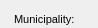
      <widget class="QWidget" name="Additionalinformation_15">
       <property name="geometry">
        <rect>
         <x>0</x>
         <y>0</y>
         <width>98</width>
         <height>28</height>
        </rect>
       </property>
       <attribute name="label">
        <string>Additional information</string>
       </attribute>
       <widget class="QLabel" name="label_streetaxis2_id">
        <property name="geometry">
         <rect>
          <x>14</x>
          <y>60</y>
          <width>83</width>
          <height>22</height>
         </rect>
        </property>
        <property name="font">
         <font>
          <pointsize>8</pointsize>
         </font>
        </property>
        <property name="frameShape">
         <enum>QFrame::NoFrame</enum>
        </property>
        <property name="frameShadow">
         <enum>QFrame::Plain</enum>
        </property>
        <property name="text">
         <string>Street 2:</string>
        </property>
        <property name="textFormat">
         <enum>Qt::AutoText</enum>
        </property>
        <property name="scaledContents">
         <bool>false</bool>
        </property>
        <property name="alignment">
         <set>Qt::AlignLeading|Qt::AlignLeft|Qt::AlignVCenter</set>
        </property>
        <property name="margin">
         <number>3</number>
        </property>
       </widget>
       <widget class="QLabel" name="label_comment">
        <property name="geometry">
         <rect>
          <x>15</x>
          <y>170</y>
          <width>90</width>
          <height>22</height>
         </rect>
        </property>
        <property name="font">
         <font>
          <pointsize>8</pointsize>
         </font>
        </property>
        <property name="frameShape">
         <enum>QFrame::NoFrame</enum>
        </property>
        <property name="frameShadow">
         <enum>QFrame::Plain</enum>
        </property>
        <property name="text">
         <string>Comment:</string>
        </property>
        <property name="textFormat">
         <enum>Qt::AutoText</enum>
        </property>
        <property name="scaledContents">
         <bool>false</bool>
        </property>
        <property name="alignment">
         <set>Qt::AlignLeading|Qt::AlignLeft|Qt::AlignVCenter</set>
        </property>
        <property name="margin">
         <number>3</number>
        </property>
       </widget>
       <widget class="QLabel" name="label_streetaxis_id">
        <property name="geometry">
         <rect>
          <x>14</x>
          <y>33</y>
          <width>99</width>
          <height>22</height>
         </rect>
        </property>
        <property name="font">
         <font>
          <pointsize>8</pointsize>
         </font>
        </property>
        <property name="frameShape">
         <enum>QFrame::NoFrame</enum>
        </property>
        <property name="frameShadow">
         <enum>QFrame::Plain</enum>
        </property>
        <property name="text">
         <string>Street:</string>
        </property>
        <property name="textFormat">
         <enum>Qt::AutoText</enum>
        </property>
        <property name="scaledContents">
         <bool>false</bool>
        </property>
        <property name="alignment">
         <set>Qt::AlignLeading|Qt::AlignLeft|Qt::AlignVCenter</set>
        </property>
        <property name="margin">
         <number>3</number>
        </property>
       </widget>
       <widget class="QLineEdit" name="postcode">
        <property name="geometry">
         <rect>
          <x>440</x>
          <y>10</y>
          <width>126</width>
          <height>18</height>
         </rect>
        </property>
        <property name="font">
         <font>
          <pointsize>8</pointsize>
         </font>
        </property>
        <property name="inputMask">
         <string/>
        </property>
        <property name="text">
         <string/>
        </property>
        <property name="frame">
         <bool>true</bool>
        </property>
       </widget>
       <widget class="QLabel" name="label_postcode">
        <property name="geometry">
         <rect>
          <x>360</x>
          <y>10</y>
          <width>83</width>
          <height>22</height>
         </rect>
        </property>
        <property name="font">
         <font>
          <pointsize>8</pointsize>
         </font>
        </property>
        <property name="frameShape">
         <enum>QFrame::NoFrame</enum>
        </property>
        <property name="frameShadow">
         <enum>QFrame::Plain</enum>
        </property>
        <property name="text">
         <string>Postcode:</string>
        </property>
        <property name="textFormat">
         <enum>Qt::AutoText</enum>
        </property>
        <property name="scaledContents">
         <bool>false</bool>
        </property>
        <property name="alignment">
         <set>Qt::AlignLeading|Qt::AlignLeft|Qt::AlignVCenter</set>
        </property>
        <property name="margin">
         <number>3</number>
        </property>
       </widget>
       <widget class="QLineEdit" name="num_value">
        <property name="geometry">
         <rect>
          <x>440</x>
          <y>245</y>
          <width>126</width>
          <height>18</height>
         </rect>
        </property>
        <property name="echoMode">
         <enum>QLineEdit::Normal</enum>
        </property>
       </widget>
       <widget class="QLineEdit" name="postcomplement">
        <property name="geometry">
         <rect>
          <x>505</x>
          <y>35</y>
          <width>60</width>
          <height>18</height>
         </rect>
        </property>
        <property name="font">
         <font>
          <pointsize>8</pointsize>
         </font>
        </property>
        <property name="inputMask">
         <string/>
        </property>
        <property name="text">
         <string/>
        </property>
        <property name="frame">
         <bool>true</bool>
        </property>
       </widget>
       <widget class="QLabel" name="label_muni_id">
        <property name="geometry">
         <rect>
          <x>14</x>
          <y>8</y>
          <width>90</width>
          <height>22</height>
         </rect>
        </property>
        <property name="font">
         <font>
          <pointsize>8</pointsize>
         </font>
        </property>
        <property name="frameShape">
         <enum>QFrame::NoFrame</enum>
        </property>
        <property name="frameShadow">
         <enum>QFrame::Plain</enum>
        </property>
        <property name="text">
         <string>Municipality:</string>
        </property>
        <property name="textFormat">
         <enum>Qt::AutoText</enum>
        </property>
        <property name="scaledContents">
         <bool>false</bool>
        </property>
        <property name="alignment">
         <set>Qt::AlignLeading|Qt::AlignLeft|Qt::AlignVCenter</set>
        </property>
        <property name="margin">
         <number>3</number>
        </property>
       </widget>
       <widget class="QComboBox" name="muni_id">
        <property name="geometry">
         <rect>
          <x>115</x>
          <y>10</y>
          <width>235</width>
          <height>18</height>
         </rect>
        </property>
        <property name="font">
         <font>
          <pointsize>8</pointsize>
         </font>
        </property>
       </widget>
       <widget class="QLineEdit" name="postcomplement2">
        <property name="geometry">
         <rect>
          <x>505</x>
          <y>60</y>
          <width>60</width>
          <height>18</height>
         </rect>
        </property>
        <property name="font">
         <font>
          <pointsize>8</pointsize>
         </font>
        </property>
        <property name="inputMask">
         <string/>
        </property>
        <property name="text">
         <string/>
        </property>
        <property name="frame">
         <bool>true</bool>
        </property>
       </widget>
       <widget class="QComboBox" name="streetaxis2_id">
        <property name="geometry">
         <rect>
          <x>115</x>
          <y>60</y>
          <width>235</width>
          <height>18</height>
         </rect>
        </property>
        <property name="font">
         <font>
          <pointsize>8</pointsize>
         </font>
        </property>
       </widget>
       <widget class="QLabel" name="label_postnumber">
        <property name="geometry">
         <rect>
          <x>360</x>
          <y>33</y>
          <width>83</width>
          <height>22</height>
         </rect>
        </property>
        <property name="font">
         <font>
          <pointsize>8</pointsize>
         </font>
        </property>
        <property name="frameShape">
         <enum>QFrame::NoFrame</enum>
        </property>
        <property name="frameShadow">
         <enum>QFrame::Plain</enum>
        </property>
        <property name="text">
         <string>Postnumber:</string>
        </property>
        <property name="textFormat">
         <enum>Qt::AutoText</enum>
        </property>
        <property name="scaledContents">
         <bool>false</bool>
        </property>
        <property name="alignment">
         <set>Qt::AlignLeading|Qt::AlignLeft|Qt::AlignVCenter</set>
        </property>
        <property name="margin">
         <number>3</number>
        </property>
       </widget>
       <widget class="QLabel" name="label_num_value">
        <property name="geometry">
         <rect>
          <x>360</x>
          <y>243</y>
          <width>90</width>
          <height>22</height>
         </rect>
        </property>
        <property name="font">
         <font>
          <pointsize>8</pointsize>
         </font>
        </property>
        <property name="frameShape">
         <enum>QFrame::NoFrame</enum>
        </property>
        <property name="frameShadow">
         <enum>QFrame::Plain</enum>
        </property>
        <property name="text">
         <string>Numeric value:</string>
        </property>
        <property name="textFormat">
         <enum>Qt::AutoText</enum>
        </property>
        <property name="scaledContents">
         <bool>false</bool>
        </property>
        <property name="alignment">
         <set>Qt::AlignLeading|Qt::AlignLeft|Qt::AlignVCenter</set>
        </property>
        <property name="margin">
         <number>3</number>
        </property>
       </widget>
       <widget class="QTextEdit" name="annotation">
        <property name="geometry">
         <rect>
          <x>115</x>
          <y>85</y>
          <width>451</width>
          <height>32</height>
         </rect>
        </property>
        <property name="frameShape">
         <enum>QFrame::StyledPanel</enum>
        </property>
        <property name="frameShadow">
         <enum>QFrame::Raised</enum>
        </property>
       </widget>
       <widget class="QLabel" name="label_link">
        <property name="geometry">
         <rect>
          <x>15</x>
          <y>243</y>
          <width>90</width>
          <height>22</height>
         </rect>
        </property>
        <property name="font">
         <font>
          <pointsize>8</pointsize>
         </font>
        </property>
        <property name="frameShape">
         <enum>QFrame::NoFrame</enum>
        </property>
        <property name="frameShadow">
         <enum>QFrame::Plain</enum>
        </property>
        <property name="text">
         <string>Link:</string>
        </property>
        <property name="textFormat">
         <enum>Qt::AutoText</enum>
        </property>
        <property name="scaledContents">
         <bool>false</bool>
        </property>
        <property name="alignment">
         <set>Qt::AlignLeading|Qt::AlignLeft|Qt::AlignVCenter</set>
        </property>
        <property name="margin">
         <number>3</number>
        </property>
       </widget>
       <widget class="QLabel" name="label_observ">
        <property name="geometry">
         <rect>
          <x>15</x>
          <y>130</y>
          <width>90</width>
          <height>22</height>
         </rect>
        </property>
        <property name="font">
         <font>
          <pointsize>8</pointsize>
         </font>
        </property>
        <property name="frameShape">
         <enum>QFrame::NoFrame</enum>
        </property>
        <property name="frameShadow">
         <enum>QFrame::Plain</enum>
        </property>
        <property name="text">
         <string>Observation:</string>
        </property>
        <property name="textFormat">
         <enum>Qt::AutoText</enum>
        </property>
        <property name="scaledContents">
         <bool>false</bool>
        </property>
        <property name="alignment">
         <set>Qt::AlignLeading|Qt::AlignLeft|Qt::AlignVCenter</set>
        </property>
        <property name="margin">
         <number>3</number>
        </property>
       </widget>
       <widget class="QLabel" name="label_annotation">
        <property name="geometry">
         <rect>
          <x>15</x>
          <y>90</y>
          <width>90</width>
          <height>22</height>
         </rect>
        </property>
        <property name="font">
         <font>
          <pointsize>8</pointsize>
         </font>
        </property>
        <property name="frameShape">
         <enum>QFrame::NoFrame</enum>
        </property>
        <property name="frameShadow">
         <enum>QFrame::Plain</enum>
        </property>
        <property name="text">
         <string>Annotation:</string>
        </property>
        <property name="textFormat">
         <enum>Qt::AutoText</enum>
        </property>
        <property name="scaledContents">
         <bool>false</bool>
        </property>
        <property name="alignment">
         <set>Qt::AlignLeading|Qt::AlignLeft|Qt::AlignVCenter</set>
        </property>
        <property name="margin">
         <number>3</number>
        </property>
       </widget>
       <widget class="QLineEdit" name="postnumber2">
        <property name="geometry">
         <rect>
          <x>440</x>
          <y>60</y>
          <width>60</width>
          <height>18</height>
         </rect>
        </property>
        <property name="font">
         <font>
          <pointsize>8</pointsize>
         </font>
        </property>
        <property name="inputMask">
         <string/>
        </property>
        <property name="text">
         <string/>
        </property>
        <property name="frame">
         <bool>true</bool>
        </property>
       </widget>
       <widget class="QComboBox" name="streetaxis_id">
        <property name="geometry">
         <rect>
          <x>115</x>
          <y>35</y>
          <width>235</width>
          <height>18</height>
         </rect>
        </property>
        <property name="font">
         <font>
          <pointsize>8</pointsize>
         </font>
        </property>
       </widget>
       <widget class="QLineEdit" name="postnumber">
        <property name="geometry">
         <rect>
          <x>440</x>
          <y>35</y>
          <width>60</width>
          <height>18</height>
         </rect>
        </property>
        <property name="font">
         <font>
          <pointsize>8</pointsize>
         </font>
        </property>
        <property name="inputMask">
         <string/>
        </property>
        <property name="text">
         <string/>
        </property>
        <property name="frame">
         <bool>true</bool>
        </property>
       </widget>
       <widget class="QTextEdit" name="observ">
        <property name="geometry">
         <rect>
          <x>115</x>
          <y>125</y>
          <width>451</width>
          <height>32</height>
         </rect>
        </property>
       </widget>
       <widget class="QLabel" name="label_postnumber2">
        <property name="geometry">
         <rect>
          <x>360</x>
          <y>55</y>
          <width>85</width>
          <height>22</height>
         </rect>
        </property>
        <property name="font">
         <font>
          <pointsize>8</pointsize>
         </font>
        </property>
        <property name="frameShape">
         <enum>QFrame::NoFrame</enum>
        </property>
        <property name="frameShadow">
         <enum>QFrame::Plain</enum>
        </property>
        <property name="text">
         <string>Postnumber 2:</string>
        </property>
        <property name="textFormat">
         <enum>Qt::AutoText</enum>
        </property>
        <property name="scaledContents">
         <bool>false</bool>
        </property>
        <property name="alignment">
         <set>Qt::AlignLeading|Qt::AlignLeft|Qt::AlignVCenter</set>
        </property>
        <property name="margin">
         <number>3</number>
        </property>
       </widget>
       <widget class="QLabel" name="label_descript_2">
        <property name="geometry">
         <rect>
          <x>15</x>
          <y>210</y>
          <width>91</width>
          <height>22</height>
         </rect>
        </property>
        <property name="font">
         <font>
          <pointsize>8</pointsize>
         </font>
        </property>
        <property name="frameShape">
         <enum>QFrame::NoFrame</enum>
        </property>
        <property name="frameShadow">
         <enum>QFrame::Plain</enum>
        </property>
        <property name="text">
         <string>Description:</string>
        </property>
        <property name="textFormat">
         <enum>Qt::AutoText</enum>
        </property>
        <property name="scaledContents">
         <bool>false</bool>
        </property>
        <property name="alignment">
         <set>Qt::AlignLeading|Qt::AlignLeft|Qt::AlignVCenter</set>
        </property>
        <property name="margin">
         <number>3</number>
        </property>
       </widget>
       <widget class="QTextEdit" name="link">
        <property name="enabled">
         <bool>false</bool>
        </property>
        <property name="geometry">
         <rect>
          <x>115</x>
          <y>245</y>
          <width>235</width>
          <height>18</height>
         </rect>
        </property>
        <property name="verticalScrollBarPolicy">
         <enum>Qt::ScrollBarAlwaysOff</enum>
        </property>
        <property name="horizontalScrollBarPolicy">
         <enum>Qt::ScrollBarAlwaysOff</enum>
        </property>
       </widget>
       <widget class="QTextEdit" name="comment">
        <property name="geometry">
         <rect>
          <x>115</x>
          <y>165</y>
          <width>451</width>
          <height>32</height>
         </rect>
        </property>
        <property name="frameShadow">
         <enum>QFrame::Sunken</enum>
        </property>
        <property name="lineWidth">
         <number>1</number>
        </property>
       </widget>
       <widget class="QTextEdit" name="descript">
        <property name="geometry">
         <rect>
          <x>115</x>
          <y>205</y>
          <width>451</width>
          <height>32</height>
         </rect>
        </property>
       </widget>
      </widget>
